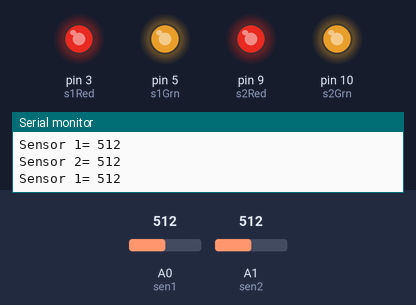
Simulated run of this sketch. Board: Arduino Uno, built with avr-gcc and run on an emulated ATmega328P. Parts: output pins drawn as LEDs (lit = HIGH), the last lines printed to the serial monitor. Inputs (shaded band) come from the test bench; at power-on: A0 (sen1) = 512, A1 (sen2) = 512.

Above: at 2.2 s.
2.3 s: A0 (sen1) set to 0
At 3.5 s:
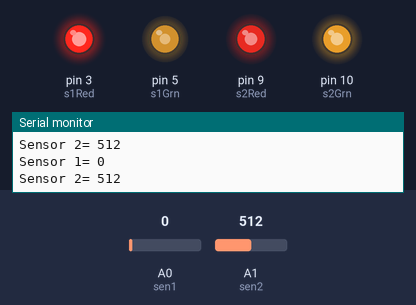
3.8 s: A1 (sen2) set to 0
At 4.3 s:
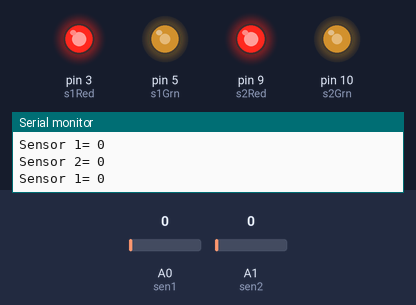
5.3 s: A0 (sen1) set to 511
At 6.2 s:
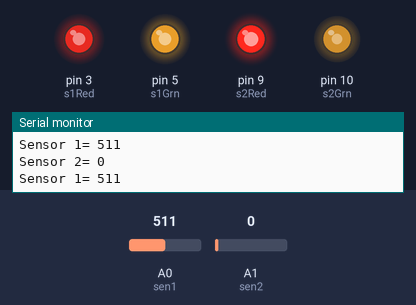
6.8 s: A1 (sen2) set to 716
At 8.0 s:
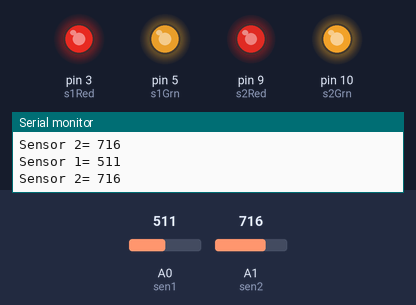
8.3 s: A0 (sen1) set to 1023
At 9.1 s:
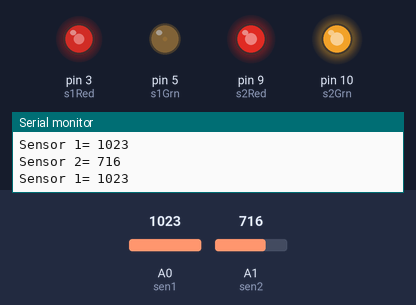
9.8 s: A1 (sen2) set to 511
At 10.8 s:
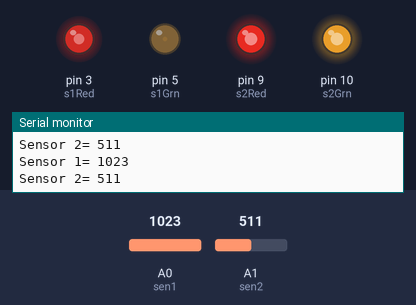
Timing chart, 0 to 12.3 s (numbered marks = the images above; inputs shaded):
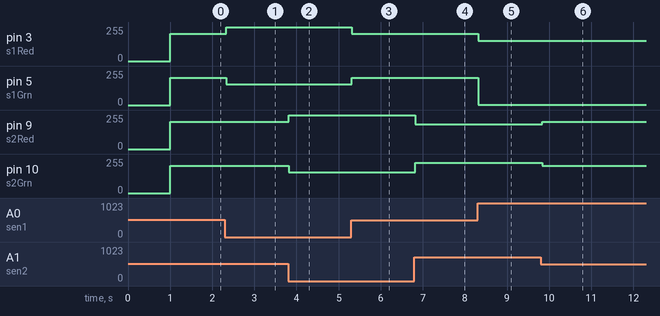

The sketch:

Calibraci_nRGBconDosSensores.ino
```cpp
const int sen1 = A0;//Declaración pin sensor 1
const int sen2 = A1;//Declaración pin sensor 2

const int s1Red = 3;//Declaración salida R sensor 1
const int s1Grn = 5;//Declaración salida G sensor 1

const int s2Red = 9;//Declaración salida R sensor 2
const int s2Grn = 10;//Declaración salida G sensor 2

void setup() {
  // put your setup code here, to run once:
  pinMode(sen1, INPUT);//Entrada Analoga Sensor 1
  pinMode(sen2, INPUT);//Entrada Analoga Sensor 2
  Serial.begin(9600); //Comienzo de transmisión serial a 9600 baudios
  delay (1000); //Espera para comenzar transmisión por el serial
}

void loop() {
  //Lectura primer sensor
  int sensor_1 =analogRead(sen1);
  //Impresión en el puerto serial del valor del sensor 1
  Serial.println("Sensor 1= "+String(sensor_1));

  //Lectura segundo sensor
  int sensor_2 =analogRead(sen2);
  //Impresión en el puerto serial del valor del sensor 2
  Serial.println("Sensor 2= "+String(sensor_2));

  //Calculo valores R y G para sensor 1
  int R1 = (sensor_1/10);
  int G1 = 100-(sensor_1/10);

  //Calculo valores R y G para sensor 2
  int R2 = (sensor_2/10);
  int G2 = 100-(sensor_2/10);

  //Cambio color LED RGB Sensor 1
  analogWrite(s1Red,255-R1);
  analogWrite(s1Grn,255-G1);

  //Cambio color LED RGB Sensor 2
  analogWrite(s2Red,255-R2);
  analogWrite(s2Grn,255-G2);

  //Espera siguiente toma de datos
  delay(25);
}
```

Measured:
- after the input at 2.3 s, pin 3 (s1Red): 204/255 → 255/255 at once; pin 5 (s1Grn): 206/255 → 155/255 at once
- after the input at 3.8 s, pin 9 (s2Red): 204/255 → 255/255 at once; pin 10 (s2Grn): 206/255 → 155/255 at once
- after the input at 5.3 s, pin 3 (s1Red): 255/255 → 204/255 at once; pin 5 (s1Grn): 155/255 → 206/255 at once
- after the input at 6.8 s, pin 9 (s2Red): 255/255 → 184/255 at once; pin 10 (s2Grn): 155/255 → 226/255 at once
- after the input at 8.3 s, pin 3 (s1Red): 204/255 → 153/255 at once; pin 5 (s1Grn): 206/255 → 1/255 at once
- after the input at 9.8 s, pin 9 (s2Red): 184/255 → 204/255 at once; pin 10 (s2Grn): 226/255 → 206/255 at once
